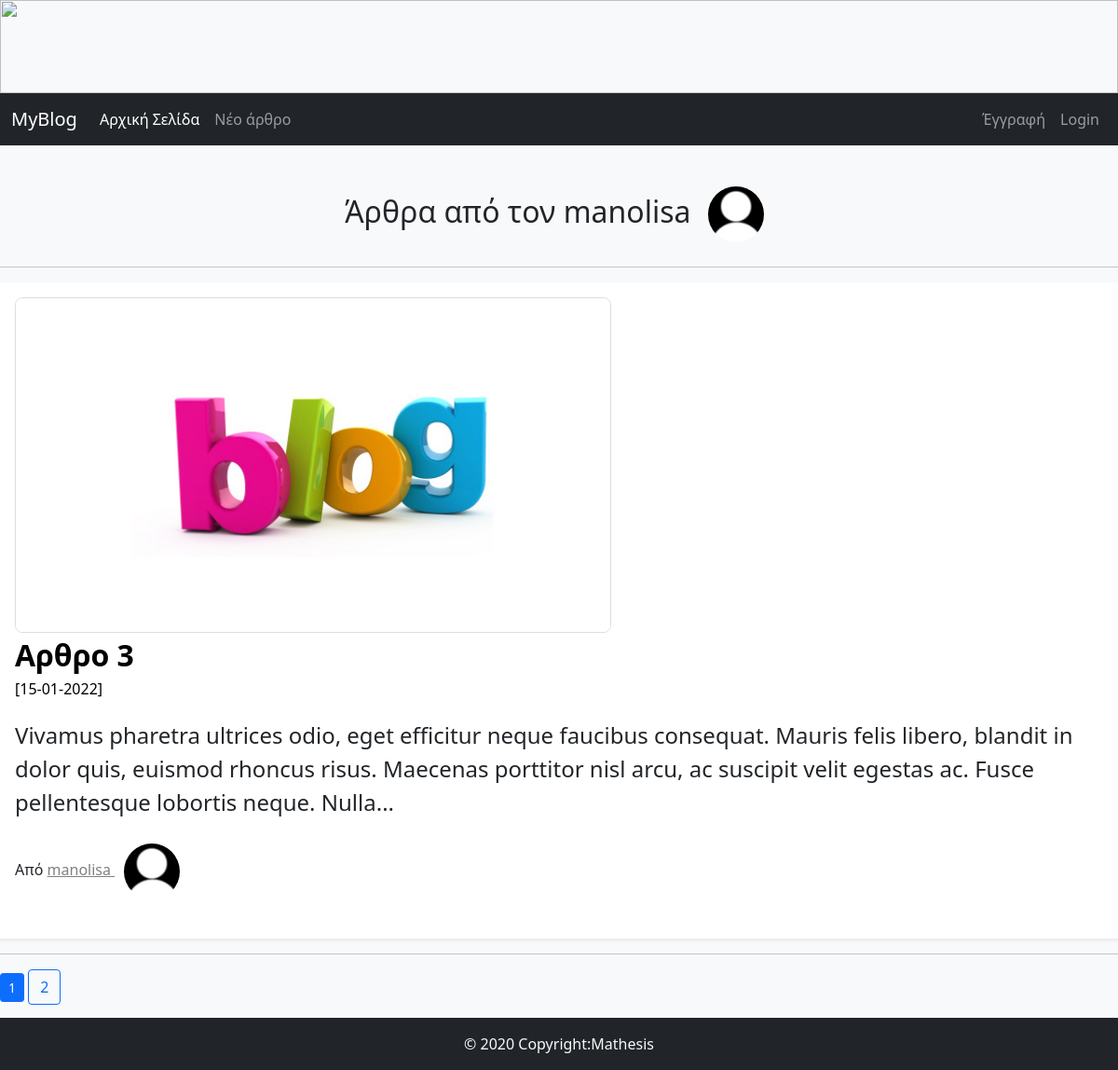
The page /articles_by_author/4 on the database its author committed.
### FlaskBlogApp/models.py (models this page shows, shortened)
class User(db.Model,UserMixin):
    id = db.Column(db.Integer, primary_key=True)
    username = db.Column(db.String(15), unique=True, nullable=False)
    email = db.Column(db.String(150), unique=True, nullable=False)
    password = db.Column(db.String(36), nullable=False)
    profile_image = db.Column(db.String(30),default='default_profile_image.jpg')
    articles = db.relationship('Article', backref='author', lazy=True)

class Article(db.Model):
    id = db.Column(db.Integer, primary_key=True)
    article_title = db.Column(db.String(50), unique=True, nullable=False)
    article_body = db.Column(db.Text(), nullable=False)
    article_image = db.Column(db.String(30), default='default_article_image.jpg')
    date_created = db.Column(db.DateTime, default=datetime.utcnow) #χωρίς παρενθέσεις στη default τιμη δίνουμε τρόπο υπολογισμού utcnow (σταθερή ώρα)
    user_id= db.Column(db.Integer, db.ForeignKey('user.id'), nullable=False ) #user.id αφορά τον πίνακα user

### FlaskBlogApp/routes.py (the view)
@app.route("/articles_by_author/<int:author_id>")
def articles_by_author(author_id):
    user=User.query.get_or_404(author_id)
    page=request.args.get("page",1,type=int)
    articles=Article.query.filter_by(author=user).order_by(Article.date_created.desc()).paginate(per_page=1,page=page)
    print ('aaa ',articles.pages)
    return render_template("articles_by_author.html",articles=articles,author=user) #,200 προαιρετικό

### FlaskBlogApp/templates/articles_by_author.html (shortened to what this page needs)
{%extends "base.html"%}
{% block content %}
<h2 class="aba_header">
    Άρθρα από τον {{author.username}}
    <img class="rounded-circle profile-image" alt="{{author.username}}"
    src="{{url_for('static',filename='images/profiles_images/'+author.profile_image)}}" data-holder-renderd="true" data-bs-toggle="tooltip" data-bs-placement="top" title="{{author.usernname}}">
</h2>
<hr>
   {% if articles %}
      {% for article in articles.items %}
         <div class="row my-3 p-3 bg-body rounded shadow-sm">
         <div class="col col-md-12">
            {% if article.article_image and article.article_image !=
               'default_article_image.jpg' %}
               <img src="{{ url_for('static', filename='images/articles_images/'+article.article_image) }}" alt="" class="img-responsive a_image" width="640px" height="360px">
            {%else%}
            <img src="{{ url_for('static', filename='images/articles_images/default_article_image.jpg') }}" alt="" class="img-responsive a_image" width="640px" height="360px">
            {% endif %}
         </div>
            <div class="col col-md-12">
               <div class="main-article-title">
                  <a class="article_title" href="{{url_for('full_article',article_id=article.id)}}">{{ article.article_title | safe }}</a>
               </div>
               <small class="article_date">[{{ article.date_created.strftime('%d-%m-%Y') }}]</small>
               <p class="main-article-partial-text">
                  {{ article.article_body | truncate(255) | safe }}
               </p>
               <p class="">Από
                  <span>
                  <a class="author-name" href="{{url_for('articles_by_author',author_id=article.author.id)}}"> {{ article.author.username }}
                     <img class="rounded-circle profile-image" alt="{{ article.author.username }}" src="{{ url_for('static', filename='images/profiles_images/'+article.author.profile_image) }}" data-holder-rendered="true" data-bs-toggle="tooltip" data-bs-placement="top" title="{{ article.author.username }}">
                  </a>
                  </span>
               </p>
            </div>
         </div>
         <hr>
{% endfor %}
   {% endif %}
   {% for page_number in articles.iter_pages(left_edge=1,right_edge=1) %}
   {% if page_number %}
      {% if articles.page == page_number %}
      <span class="btn btn-primary btn-sm">{{ page_number }}</span>
      {% else %}
         <a class="btn btn-outline-primary" href="{{url_for('articles_by_author',  author_id=author.id, page=page_number) }}">{{ page_number }}</a>
      {% endif %}
   {% else %}
      <span class="btn btn-outline-primary btn-sm">...</span>
{%endif%}
{%endfor%}
{% endblock content %}

### FlaskBlogApp/templates/base.html (shortened to what this page needs)
<!DOCTYPE html>
<html lang="en">
<head>
    <link href="https://cdn.jsdelivr.net/npm/bootstrap@5.1.3/dist/css/bootstrap.min.css" rel="stylesheet">
    <link rel="stylesheet" type="text/css" href="{{url_for('static',filename='css/styles.css')}}">
</head>
<body>
    <div class="fixed-top"> {% include "navbar.html"%}</div>
   {% block content %}
   {% endblock content %}
   {% include "footer.html"%}
</body>
</html>

### FlaskBlogApp/templates/navbar.html (shortened to what this page needs)
<img src="{{url_for('static',filename='images/sea.jpg')}}" width="100%" height="100px" class="img-responsive">
<nav class="navbar navbar-expand-lg navbar-dark bg-dark ">
    <div class="container-fluid">
      <a class="navbar-brand" href="/">MyBlog</a>
      <div class="collapse navbar-collapse" id="navbarNav">
        <ul class="navbar-nav me-auto mb-2 mb-lg-0">
          <li class="nav-item">
            <a class="nav-link active" aria-current="page" href="/">Aρχική Σελίδα</a>
          </li>
          <li class="nav-item">
            <a class="nav-link" href="/new_article/">Νέο άρθρο</a>
          </li>
          </ul>
          <ul class="nav navbar-nav navbar-right">
            {% if current_user.is_authenticated%}
            <li class="nav-item dropdown">
                <a class="nav-link dropdown-toggle" href="#" id="navbarDropdown" role="button" data-bs-toggle="dropdown" aria-expanded="false">
                  <img class="rounded-circle navbar-profile-image" src="{{url_for('static',filename='images/profiles_images/'+current_user.profile_image)}}" alt="{{current_user.username}}"
                  data-holder-rendered="true" data-bs-toggle="tooltip" data-bs-placement="top", title="{{current_user.username}}">
                </a>
                <ul class="dropdown-menu" aria-labelledby="navbarDropdown">
                  <li>
                    <a class="dropdown-item" href="/account/">{{current_user.username}} </a></li>
                  <li>
                    <a class="dropdown-item" href="/logout/">Έξοδος</a></li>
                </ul>
            </li>
            {% else %}
                <li class="nav-item">
                <a class="nav-link" href="/signup/">Έγγραφή</a>
              </li>
              <li class="nav-item">
                <a class="nav-link" href="{{url_for('login')}}">Login</a>
              </li>
          {%endif%}
        </ul>
      </div>
    </div>
  </nav>

### FlaskBlogApp/templates/footer.html
<footer class="page-footer font-small stylish-color-dark pt-l mt-4 fixed-bottom">
    <div class="footer-copyright text-center bg-dark py-3 text-light">© 2020 Copyright:Mathesis</div>
</footer>

### FlaskBlogApp/static/css/styles.css (style rules this page uses)
body { background-color: #f8f9fa; }
.main-article-title { font-size: 2em; font-weight: bold; text-decoration: none; color: black; }
.article_date,.article_date:hover { font-size: 1em; color: black; }
.main-article-partial-text,.main-article-full-text { font-size: 1.5em; margin-top: 20px; }
.author-name:link { color: gray; }
.article_title:link, .article_title:hover, .article_title:visited { text-decoration: none; color: black; }
.main-article-category:hover,.main-article-title:hover,.author-name { text-decoration: underline; color: black; }
footer { color: #fff; background-color: #343a40; }
.row { margin-top: 20px; }
.profile-image { width: 60px; height: 60px; margin: 10px; }
.a_image { border: 1px solid #ddd; border-radius: 8px; }
.aba_header { text-align: center; }

### FlaskBlogApp/templates/base.html (style rules this page uses)
body { padding-top: 170px; }
body { padding-bottom: 70px; }

### rows shown on the page
User: username "manolisa", profile_image (placeholder picture)
Article: article_title "Αρθρο 3", date_created "15-01-2022", article_body "Vivamus pharetra ultrices odio, eget efficitur neque faucibus consequat. Mauris felis libero, blandit in dolor quis, euismod rhoncus risus. Maecenas porttitor nisl arcu, ac suscipit velit egestas ac. Fusce pellentesque lobortis neque. Nulla...", author.username "manolisa", profile_image (placeholder picture)

### other values the page prints
{{ page_number }} "1"
{{ page_number }} "2"
